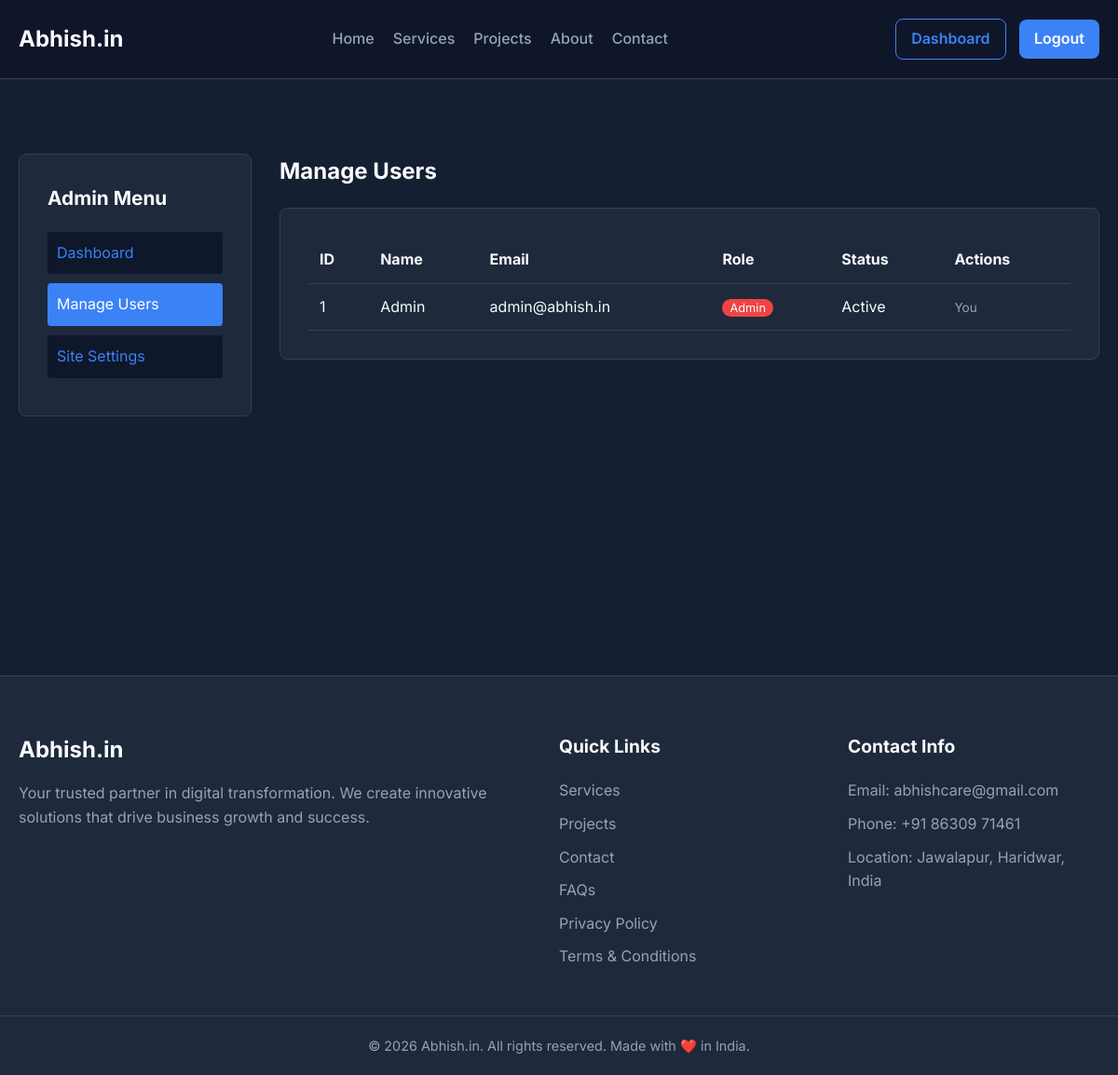
The app's page /index.php?url=admin/users (signed in) with its own data.
### tables this page shows
CREATE TABLE IF NOT EXISTS users (
    id INT AUTO_INCREMENT PRIMARY KEY,
    name VARCHAR(255) NOT NULL,
    email VARCHAR(255) NOT NULL UNIQUE,
    password VARCHAR(255) NOT NULL,  
    role ENUM('admin', 'client') DEFAULT 'client',
    two_factor_secret VARCHAR(255) DEFAULT NULL,
    two_factor_enabled TINYINT(1) DEFAULT 0,
    allowed_ips TEXT DEFAULT NULL,  
    status ENUM('active', 'inactive', 'suspended') DEFAULT 'active',
    created_at TIMESTAMP DEFAULT CURRENT_TIMESTAMP,
    updated_at TIMESTAMP DEFAULT CURRENT_TIMESTAMP ON UPDATE CURRENT_TIMESTAMP
);

### app/controllers/Admin.php (called while the page is built, shortened)
<?php
class Admin extends Controller {
    private $contentModel;
    private $db;
    public function __construct() {
        $this->contentModel = $this->model('ContentModel');
        $this->db = new Database();
    }
    public function users() {
        $this->db->query("SELECT * FROM users ORDER BY created_at DESC");
        $users = $this->db->resultSet();
        $data = [
            'settings' => $this->contentModel->getSettings(),
            'users' => $users
        ];
        $this->view('admin/users', $data);
    }
}

### core/Router.php (called while the page is built, shortened)
<?php
class Router {
    protected $currentMethod = 'index';
    public function __construct() {
        $url = $this->getUrl();
        if (isset($url[0]) && file_exists('../app/controllers/' . ucwords($url[0]) . '.php')) {
            unset($url[0]);
        }
        $this->currentController = new $this->currentController;
        if (isset($url[1])) {
            if (method_exists($this->currentController, $url[1])) {
                $this->currentMethod = $url[1];
                unset($url[1]);
            }
        }
        $this->params = $url ? array_values($url) : [];
        call_user_func_array([$this->currentController, $this->currentMethod], $this->params);
    }
    public function getUrl() {
        if (isset($_GET['url'])) {
            $url = rtrim($_GET['url'], '/');
            $url = filter_var($url, FILTER_SANITIZE_URL);
            $url = explode('/', $url);
            return $url;
        }
        return [];
    }
}

### public/index.php (called while the page is built, shortened)
<?php
$init = new Router();

### core/Database.php (called while the page is built, shortened)
<?php
class Database {
    private $host = DB_HOST;
    private $user = DB_USER;
    private $pass = DB_PASS;
    private $dbname = DB_NAME;
    private $dbh;
    private $stmt;
    public function __construct() {
        $dsn = 'mysql:host=' . $this->host . ';dbname=' . $this->dbname . ';charset=utf8mb4';
        $options = array(
            PDO::ATTR_PERSISTENT => true,
            PDO::ATTR_ERRMODE => PDO::ERRMODE_EXCEPTION
        );
        try {
            $this->dbh = new PDO($dsn, $this->user, $this->pass, $options);
        } catch (PDOException $e) {
            $this->error = $e->getMessage();
            error_log('Database connection error: ' . $this->error);
            die('Database Connection Failed. Please ensure the database is running and configured correctly in config/config.php.');
        }
    }
    public function query($sql) {
        $this->stmt = $this->dbh->prepare($sql);
    }
    public function execute() {
        return $this->stmt->execute();
    }
    public function resultSet() {
        $this->execute();
        return $this->stmt->fetchAll(PDO::FETCH_OBJ);
    }
}

### app/views/admin/users.php (the view, shortened to what this page needs)
<?php require_once APPROOT . '/app/views/partials/header.php'; ?>
<section class="section bg-light" style="min-height: 80vh;">
    <div class="container">
        <div style="display: flex; gap: 30px;">
            <div class="card" style="width: 250px; flex-shrink: 0; align-self: flex-start;">
                <h3 style="margin-bottom: 20px;">Admin Menu</h3>
                <ul style="list-style: none; padding: 0;">
                    <li style="margin-bottom: 10px;"><a href="<?= URLROOT; ?>/index.php?url=admin/index" style="display: block; padding: 10px; background: var(--bg-dark); border-radius: 4px;">Dashboard</a></li>
                    <li style="margin-bottom: 10px;"><a href="<?= URLROOT; ?>/index.php?url=admin/users" style="display: block; padding: 10px; background: var(--primary-color); color: white; border-radius: 4px;">Manage Users</a></li>
                    <li style="margin-bottom: 10px;"><a href="<?= URLROOT; ?>/index.php?url=admin/settings" style="display: block; padding: 10px; background: var(--bg-dark); border-radius: 4px;">Site Settings</a></li>
                </ul>
            </div>
            <div style="flex-grow: 1;">
                <h2 style="margin-bottom: 20px;">Manage Users</h2>
                <div class="card" style="overflow-x: auto;">
                    <table style="width: 100%; border-collapse: collapse;">
                        <thead>
                            <tr style="border-bottom: 1px solid var(--border-color); text-align: left;">
                                <th style="padding: 12px;">ID</th>
                                <th style="padding: 12px;">Name</th>
                                <th style="padding: 12px;">Email</th>
                                <th style="padding: 12px;">Role</th>
                                <th style="padding: 12px;">Status</th>
                                <th style="padding: 12px;">Actions</th>
                            </tr>
                        </thead>
                        <tbody>
                            <?php foreach($data['users'] as $user): ?>
                                <tr style="border-bottom: 1px solid var(--border-color);">
                                    <td style="padding: 12px;"><?= $user->id; ?></td>
                                    <td style="padding: 12px;"><?= htmlspecialchars($user->name); ?></td>
                                    <td style="padding: 12px;"><?= htmlspecialchars($user->email); ?></td>
                                    <td style="padding: 12px;">
                                        <span style="background: <?= $user->role == 'admin' ? '#ef4444' : '#3b82f6'; ?>; padding: 2px 8px; border-radius: 12px; font-size: 0.8rem;"><?= ucfirst($user->role); ?></span>
                                    </td>
                                    <td style="padding: 12px;"><?= ucfirst($user->status); ?></td>
                                    <td style="padding: 12px;">
                                        <?php if ($user->id != $_SESSION['user_id']): ?>
                                            <form action="<?= URLROOT; ?>/index.php?url=admin/deleteUser/<?= $user->id; ?>" method="post" onsubmit="return confirm('Are you sure you want to delete this user?');">
                                                <input type="hidden" name="csrf_token" value="<?= Security::generateCsrfToken(); ?>">
                                                <button type="submit" class="btn btn-outline" style="padding: 4px 8px; font-size: 0.8rem; color: #ef4444; border-color: #ef4444;">Delete</button>
                                            </form>
                                        <?php else: ?>
                                            <span style="color: var(--text-muted); font-size: 0.85rem;">You</span>
                                        <?php endif; ?>
                                    </td>
                                </tr>
                            <?php endforeach; ?>
                        </tbody>
                    </table>
                </div>
            </div>
        </div>
    </div>
</section>
<?php require_once APPROOT . '/app/views/partials/footer.php'; ?>

### public/css/style.css (style rules this page uses)
:root { --primary-color: #3b82f6; --primary-dark: #2563eb; --secondary-color: #1e293b; --text-color: #f8fafc; --text-muted: #94a3b8; --bg-dark: #0f172a; --bg-card: #1e293b; --border-color: #334155; --font-family: 'Inter', sans-serif; --border-radius: 8px; }
* { margin: 0; padding: 0; box-sizing: border-box; }
body { font-family: var(--font-family); background-color: var(--bg-dark); color: var(--text-color); line-height: 1.6; }
a { color: var(--primary-color); text-decoration: none; transition: color 0.3s ease; }
ul { list-style: none; }
.container { max-width: 1200px; margin: 0 auto; padding: 0 20px; }
.section { padding: 80px 0; }
.bg-light { background-color: #151f32; }
.card { background-color: var(--bg-card); padding: 30px; border-radius: var(--border-radius); border: 1px solid var(--border-color); transition: transform 0.3s ease; }
.card h3 { margin-bottom: 15px; font-size: 1.3rem; }

### records on screen
users: id "1", name "Admin", email "admin@abhish.in", role "Admin", status "Active", shows "You"

### other values on screen
$data['settings']['site_name'] "Abhish.in"
$data['settings']['contact_email'] "abhishcare@gmail.com"
$data['settings']['contact_phone_1'] "+91 86309 71461"
$data['settings']['contact_location'] "Jawalapur, Haridwar, India"
